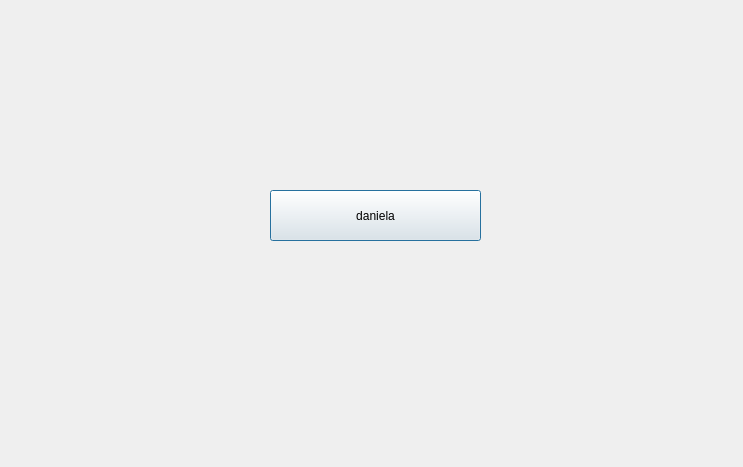
<?xml version="1.0" encoding="UTF-8"?>
<ui version="4.0">
 <class>Dialog</class>
 <widget class="QDialog" name="Dialog">
  <property name="geometry">
   <rect>
    <x>0</x>
    <y>0</y>
    <width>743</width>
    <height>467</height>
   </rect>
  </property>
  <property name="windowTitle">
   <string>Dialog</string>
  </property>
  <widget class="QPushButton" name="daniela">
   <property name="geometry">
    <rect>
     <x>270</x>
     <y>190</y>
     <width>211</width>
     <height>51</height>
    </rect>
   </property>
   <property name="text">
    <string>daniela</string>
   </property>
  </widget>
 </widget>
 <resources/>
 <connections>
  <connection>
   <sender>daniela</sender>
   <signal>clicked()</signal>
   <receiver>Dialog</receiver>
   <slot>close()</slot>
   <hints>
    <hint type="sourcelabel">
     <x>389</x>
     <y>228</y>
    </hint>
    <hint type="destinationlabel">
     <x>532</x>
     <y>322</y>
    </hint>
   </hints>
  </connection>
 </connections>
</ui>
